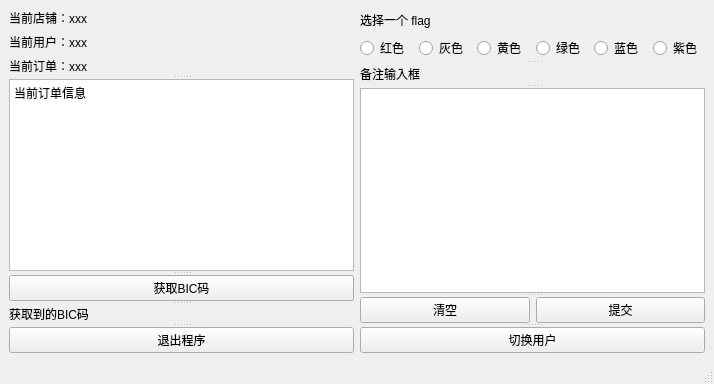
<?xml version="1.0" encoding="UTF-8"?>
<ui version="4.0">
 <class>mainWindow</class>
 <widget class="QMainWindow" name="mainWindow">
  <property name="geometry">
   <rect>
    <x>0</x>
    <y>0</y>
    <width>714</width>
    <height>384</height>
   </rect>
  </property>
  <property name="windowTitle">
   <string>备注监控</string>
  </property>
  <widget class="QWidget" name="centralwidget">
   <layout class="QGridLayout" name="gridLayout">
    <item row="0" column="0">
     <widget class="QSplitter" name="splitter_5">
      <property name="orientation">
       <enum>Qt::Vertical</enum>
      </property>
      <widget class="QSplitter" name="splitter_3">
       <property name="orientation">
        <enum>Qt::Vertical</enum>
       </property>
       <widget class="QWidget" name="">
        <layout class="QVBoxLayout" name="verticalLayout">
         <item>
          <widget class="QLabel" name="CurrentStoreLabel">
           <property name="text">
            <string>当前店铺：xxx</string>
           </property>
          </widget>
         </item>
         <item>
          <widget class="QLabel" name="CurrentUserLabel">
           <property name="text">
            <string>当前用户：xxx</string>
           </property>
          </widget>
         </item>
         <item>
          <widget class="QLabel" name="CurrentOrderLabel">
           <property name="text">
            <string>当前订单：xxx</string>
           </property>
          </widget>
         </item>
        </layout>
       </widget>
       <widget class="QTextBrowser" name="CurrentOrderInfo">
        <property name="html">
         <string>&lt;!DOCTYPE HTML PUBLIC &quot;-//W3C//DTD HTML 4.0//EN&quot; &quot;http://www.w3.org/TR/REC-html40/strict.dtd&quot;&gt;
&lt;html&gt;&lt;head&gt;&lt;meta name=&quot;qrichtext&quot; content=&quot;1&quot; /&gt;&lt;style type=&quot;text/css&quot;&gt;
p, li { white-space: pre-wrap; }
&lt;/style&gt;&lt;/head&gt;&lt;body style=&quot; font-family:'SimSun'; font-size:9pt; font-weight:400; font-style:normal;&quot;&gt;
&lt;p style=&quot; margin-top:0px; margin-bottom:0px; margin-left:0px; margin-right:0px; -qt-block-indent:0; text-indent:0px;&quot;&gt;当前订单信息&lt;/p&gt;&lt;/body&gt;&lt;/html&gt;</string>
        </property>
       </widget>
      </widget>
      <widget class="QSplitter" name="splitter_4">
       <property name="orientation">
        <enum>Qt::Vertical</enum>
       </property>
       <widget class="QPushButton" name="GetBicButton">
        <property name="text">
         <string>获取BIC码</string>
        </property>
       </widget>
       <widget class="QLabel" name="BicLabel">
        <property name="text">
         <string>获取到的BIC码</string>
        </property>
       </widget>
      </widget>
      <widget class="QPushButton" name="QuitButton">
       <property name="text">
        <string>退出程序</string>
       </property>
      </widget>
     </widget>
    </item>
    <item row="0" column="1">
     <widget class="QSplitter" name="splitter_2">
      <property name="orientation">
       <enum>Qt::Vertical</enum>
      </property>
      <widget class="QWidget" name="">
       <layout class="QVBoxLayout" name="verticalLayout_2">
        <item>
         <widget class="QLabel" name="ChoiceFlagLabel">
          <property name="text">
           <string>选择一个 flag</string>
          </property>
         </widget>
        </item>
        <item>
         <layout class="QHBoxLayout" name="horizontalLayout">
          <item>
           <widget class="QRadioButton" name="FlagRed">
            <property name="text">
             <string>红色</string>
            </property>
           </widget>
          </item>
          <item>
           <widget class="QRadioButton" name="FlagGrey">
            <property name="text">
             <string>灰色</string>
            </property>
           </widget>
          </item>
          <item>
           <widget class="QRadioButton" name="FlagYellow">
            <property name="text">
             <string>黄色</string>
            </property>
           </widget>
          </item>
          <item>
           <widget class="QRadioButton" name="FlagGreen">
            <property name="text">
             <string>绿色</string>
            </property>
           </widget>
          </item>
          <item>
           <widget class="QRadioButton" name="FlagBlue">
            <property name="text">
             <string>蓝色</string>
            </property>
           </widget>
          </item>
          <item>
           <widget class="QRadioButton" name="FlagPurple">
            <property name="text">
             <string>紫色</string>
            </property>
           </widget>
          </item>
         </layout>
        </item>
       </layout>
      </widget>
      <widget class="QLabel" name="RemarkLabel">
       <property name="text">
        <string>备注输入框</string>
       </property>
      </widget>
      <widget class="QTextEdit" name="RemarkTextInput"/>
      <widget class="QSplitter" name="splitter">
       <property name="orientation">
        <enum>Qt::Vertical</enum>
       </property>
       <widget class="QWidget" name="">
        <layout class="QHBoxLayout" name="horizontalLayout_2">
         <item>
          <widget class="QPushButton" name="ClearRemarkBotton">
           <property name="text">
            <string>清空</string>
           </property>
          </widget>
         </item>
         <item>
          <widget class="QPushButton" name="SubmitRemarkBotton">
           <property name="text">
            <string>提交</string>
           </property>
          </widget>
         </item>
        </layout>
       </widget>
       <widget class="QPushButton" name="SwitchUserBotton">
        <property name="text">
         <string>切换用户</string>
        </property>
       </widget>
      </widget>
     </widget>
    </item>
   </layout>
  </widget>
  <widget class="QMenuBar" name="menubar">
   <property name="geometry">
    <rect>
     <x>0</x>
     <y>0</y>
     <width>714</width>
     <height>23</height>
    </rect>
   </property>
  </widget>
  <widget class="QStatusBar" name="statusbar"/>
 </widget>
 <resources/>
 <connections/>
</ui>
